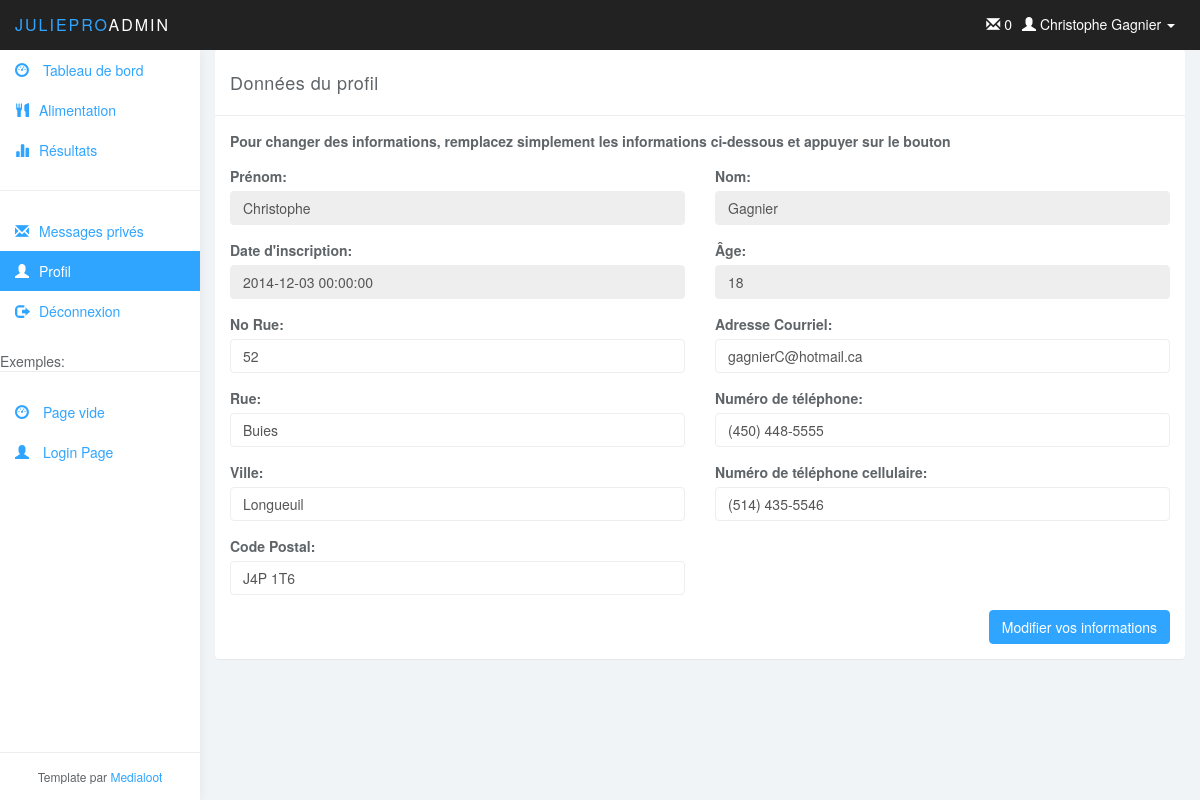
Page /?action=view_profile on the committed database.
### tables this page shows
CREATE TABLE IF NOT EXISTS `utilisateur` (
  `utilisateurID` int(11) NOT NULL AUTO_INCREMENT,
  `nom` varchar(45) NOT NULL,
  `prenom` varchar(45) NOT NULL,
  `noTel` varchar(45) NOT NULL,
  `noCell` varchar(45) DEFAULT NULL,
  `noRue` int(11) NOT NULL,
  `rue` varchar(45) NOT NULL,
  `ville` varchar(45) NOT NULL,
  `codePostal` varchar(45) NOT NULL,
  `age` int(11) NOT NULL,
  `dateInscription` datetime NOT NULL,
  `courriel` varchar(45) NOT NULL,
  `statut` int(11) NOT NULL,
  `entraineurID` int(11) DEFAULT NULL,
  PRIMARY KEY (`utilisateurID`),
  KEY `fk_Utilisateur_Utilisateur_idx` (`entraineurID`)
);

### model/user_db.php (called while the page is built, shortened)
<?php
function get_user($userID) {
    global $db;
    $query = 'SELECT * FROM utilisateur
              WHERE utilisateurID = '.$userID;
    $result = $db->query($query);
	$result = $result->fetch();
    return $result;
}

### model/message_db.php (called while the page is built, shortened)
<?php
function get_nombre_messages($userID) {
    global $db;
    $query = '
        SELECT count(messageID)
        FROM message AS me
        WHERE me.destinataireID = '.$userID.' and estLu = 0;';
    $result = $db->query($query);
    return $result->fetch()[0];
}

### view/profile.php (the view, shortened to what this page needs)
<div class="panel panel-default">
    <div class="panel-heading">Données du profil</div>
    <div class="panel-body">
        <form action="?action=view_profile" method="post" id="profile_form">
            <strong style="margin-bottom: 15px; display: block;">Pour changer des informations, remplacez simplement les informations ci-dessous et appuyer sur le bouton</strong>
            <div class="row">
                <div class="col-md-6">
                    <div class="form-group">
                        <label>Prénom:</label>
                        <input class="form-control" value="<?php echo $userInfo['prenom']; ?>" readonly name="prenom">
                    </div>
                    <div class="form-group">
                        <label>Date d'inscription:</label>
                        <input class="form-control" value="<?php echo $userInfo['dateInscription']; ?>" readonly name="date">
                    </div>
                    <div class="form-group">
                        <label>No Rue:</label>
                        <input class="form-control" value="<?php echo $userInfo['noRue']; ?>" placeholder="numéro de rue" required name="noRue">
                    </div>
                    <div class="form-group">
                        <label>Rue:</label>
                        <input class="form-control" value="<?php echo $userInfo['rue']; ?>" placeholder="nom de la rue" required name="rue">
                    </div>
                    <div class="form-group">
                        <label>Ville:</label>
                        <input class="form-control" value="<?php echo $userInfo['ville']; ?>" placeholder="Ville" required name="ville">
                    </div>
                    <div class="form-group">
                        <label>Code Postal:</label>
                        <input class="form-control" value="<?php echo $userInfo['codePostal']; ?>" placeholder="X0X 0X0" required name="codepostal">
                    </div>
                </div>
                <div class="col-md-6">
                    <div class="form-group">
                        <label>Nom:</label>
                        <input class="form-control" value="<?php echo $userInfo['nom']; ?>" readonly name="nom">
                    </div>
                    <div class="form-group">
                        <label>Âge:</label>
                        <input class="form-control" value="<?php echo $userInfo['age']; ?>" readonly name="age">
                    </div>
                    <div class="form-group">
                        <label>Adresse Courriel:</label>
                        <input class="form-control" type="email" value="<?php echo $userInfo['courriel']; ?>" placeholder="exemple@exemple.ca" required name="adressecourriel">
                    </div>
                    <div class="form-group">
                        <label>Numéro de téléphone:</label>
                        <input class="form-control telephone" value="<?php echo $userInfo['noTel']; ?>" placeholder="(000)000-0000" type="tel" required name="notel">
                    </div>
                    <div class="form-group">
                        <label>Numéro de téléphone cellulaire:</label>
                        <input class="form-control telephone" value="<?php echo $userInfo['noCell']; ?>" placeholder="(000)000-0000" type="tel" required name="nocell">
                    </div>
                </div>
            </div>
            <button type="submit" class="btn btn-primary pull-right" name="action" value="update_profile">Modifier vos informations</button>
        </form>
    </div>
</div>
</div>

### view/header.php (shortened to what this page needs)
<!DOCTYPE html>
<html>
<head>
    <link href="css/bootstrap.min.css" rel="stylesheet">
    <link href="css/datepicker3.css" rel="stylesheet">
    <link href="css/styles.css" rel="stylesheet">
</head>
<body>
<nav class="navbar navbar-inverse navbar-fixed-top" role="navigation">
    <div class="container-fluid">
        <div class="navbar-header">
            <a class="navbar-brand" href="index.php"><span>JuliePro</span>Admin</a>
            <?php if(!empty($userInfo))
            { ?>
                <ul class="user-menu">
                    <li class="dropdown pull-right"> <a href="#" class="dropdown-toggle" data-toggle="dropdown"> <span class="glyphicon glyphicon-user"></span> <?php echo $userInfo['prenom'].' '.$userInfo['nom']; ?> <span class="caret"></span> </a>
                    </li>
                </ul>
				<ul class="user-menu">
					<li><a href="?action=view_messageprive"><span class="glyphicon glyphicon-envelope"></span> <?php echo get_nombre_messages($userInfo['utilisateurID']); ?> </a></li>
				</ul>
            <?php } ?>
        </div>
    </div>
</nav>

### css/styles.css (style rules this page uses)
body { background: #f1f4f7; padding-top: 50px; color: #5f6468; }
a, a:hover, a:focus { color: #30a5ff; }
.form-control { border: 1px solid #eee; box-shadow: none; }
.navbar-header .navbar-brand { color: #fff; font-size: 16px; text-transform: uppercase; font-weight: 500; letter-spacing: 2px; }
.navbar-header .navbar-brand span { color: #30a5ff; }
.btn-primary, .btn-primary:hover, .btn-primary:focus, .btn-primary:active, .btn-primary.active, .open > .dropdown-toggle.btn-primary, .btn-primary.disabled, .btn-primary[disabled], fieldset[disabled] .btn-primary, .btn-primary.disabled:hover, .btn-primary[disabled]:hover, fieldset[disabled] .btn-primary:hover, .btn-primary.disabled:focus, .btn-primary[disabled]:focus, fieldset[disabled] .btn-primary:focus, .btn-primary.disabled:active, .btn-primary[disabled]:active, fieldset[disabled] .btn-primary:active, .btn-primary.disabled.active, .btn-primary[disabled].active, fieldset[disabled] .btn-primary.active { background-color: #30a5ff; border-color: #30a5ff; }
.panel { border: 0; }
.panel-heading { font-size: 18px; font-weight: 300; letter-spacing: 0.025em; height: 66px; line-height: 45px; }
.panel-default .panel-heading { background: #fff; border-bottom: 1px solid #eee; color: #5f6468; }
.navbar { border: 0; }
.user-menu { display: inline-block; margin-top: 14px; margin-right: 10px; float: right; list-style: none; padding: 0; }
.user-menu a { color: #fff; }
@media (min-width: 768px) { .navbar-header { width: 100%; } }

### rows in the picture
utilisateur: prenom "Christophe", nom "Gagnier", date "2014-12-03 00:00:00", noRue "52", rue "Buies", ville "Longueuil", codepostal "J4P 1T6", age "18", adressecourriel "gagnierC@hotmail.ca", notel "(450) 448-5555", nocell "(514) 435-5546"

### other values in the picture
get_nombre_messages($userInfo['utilisateurID']) "0"
